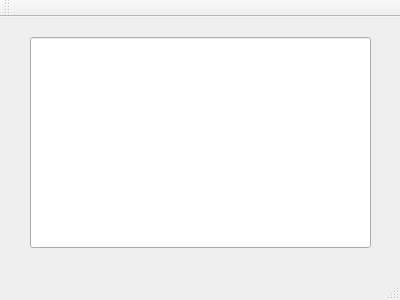
<?xml version="1.0" encoding="UTF-8"?>
<ui version="4.0">
 <class>MainWindow</class>
 <widget class="QMainWindow" name="MainWindow">
  <property name="geometry">
   <rect>
    <x>0</x>
    <y>0</y>
    <width>400</width>
    <height>300</height>
   </rect>
  </property>
  <property name="windowTitle">
   <string>MainWindow</string>
  </property>
  <widget class="QWidget" name="centralWidget">
   <widget class="QLineEdit" name="lineEdit">
    <property name="geometry">
     <rect>
      <x>30</x>
      <y>20</y>
      <width>341</width>
      <height>211</height>
     </rect>
    </property>
    <property name="text">
     <string/>
    </property>
   </widget>
  </widget>
  <widget class="QMenuBar" name="menuBar">
   <property name="geometry">
    <rect>
     <x>0</x>
     <y>0</y>
     <width>400</width>
     <height>25</height>
    </rect>
   </property>
  </widget>
  <widget class="QToolBar" name="mainToolBar">
   <attribute name="toolBarArea">
    <enum>TopToolBarArea</enum>
   </attribute>
   <attribute name="toolBarBreak">
    <bool>false</bool>
   </attribute>
  </widget>
  <widget class="QStatusBar" name="statusBar"/>
 </widget>
 <layoutdefault spacing="6" margin="11"/>
 <resources/>
 <connections/>
</ui>
